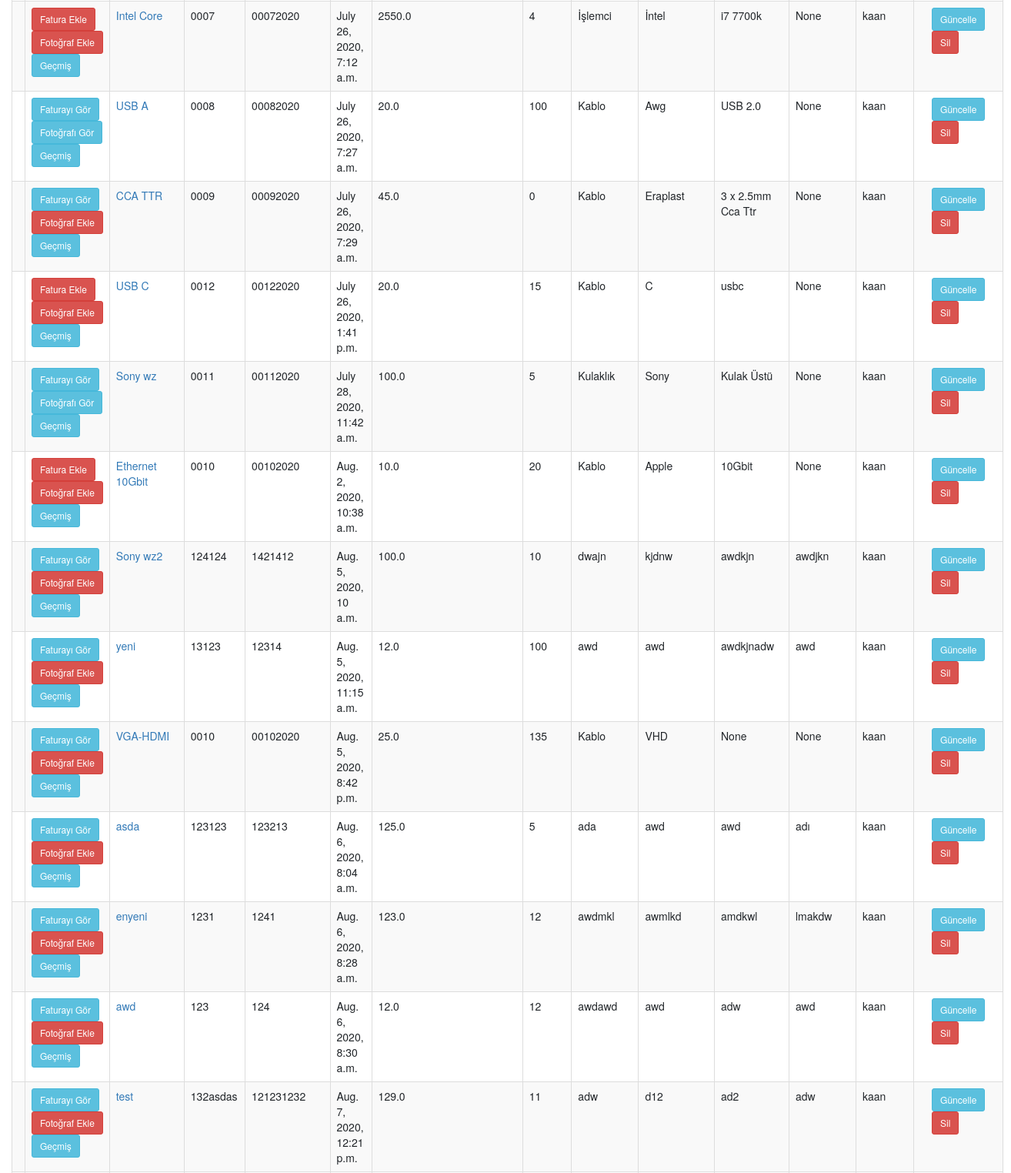
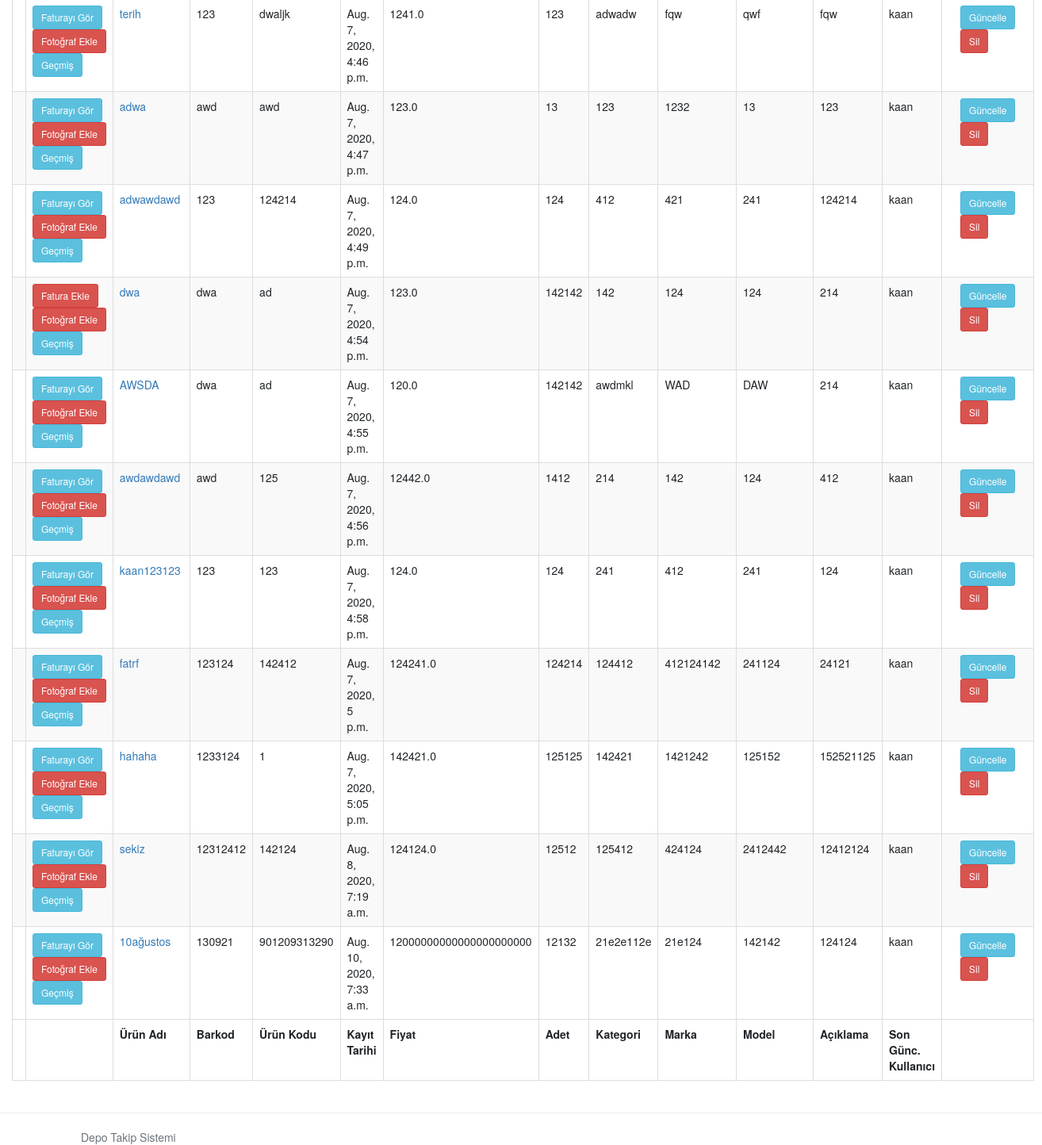
The page /products/ (signed in, lower part) on the database as committed earlier (2 pictures, top to bottom).
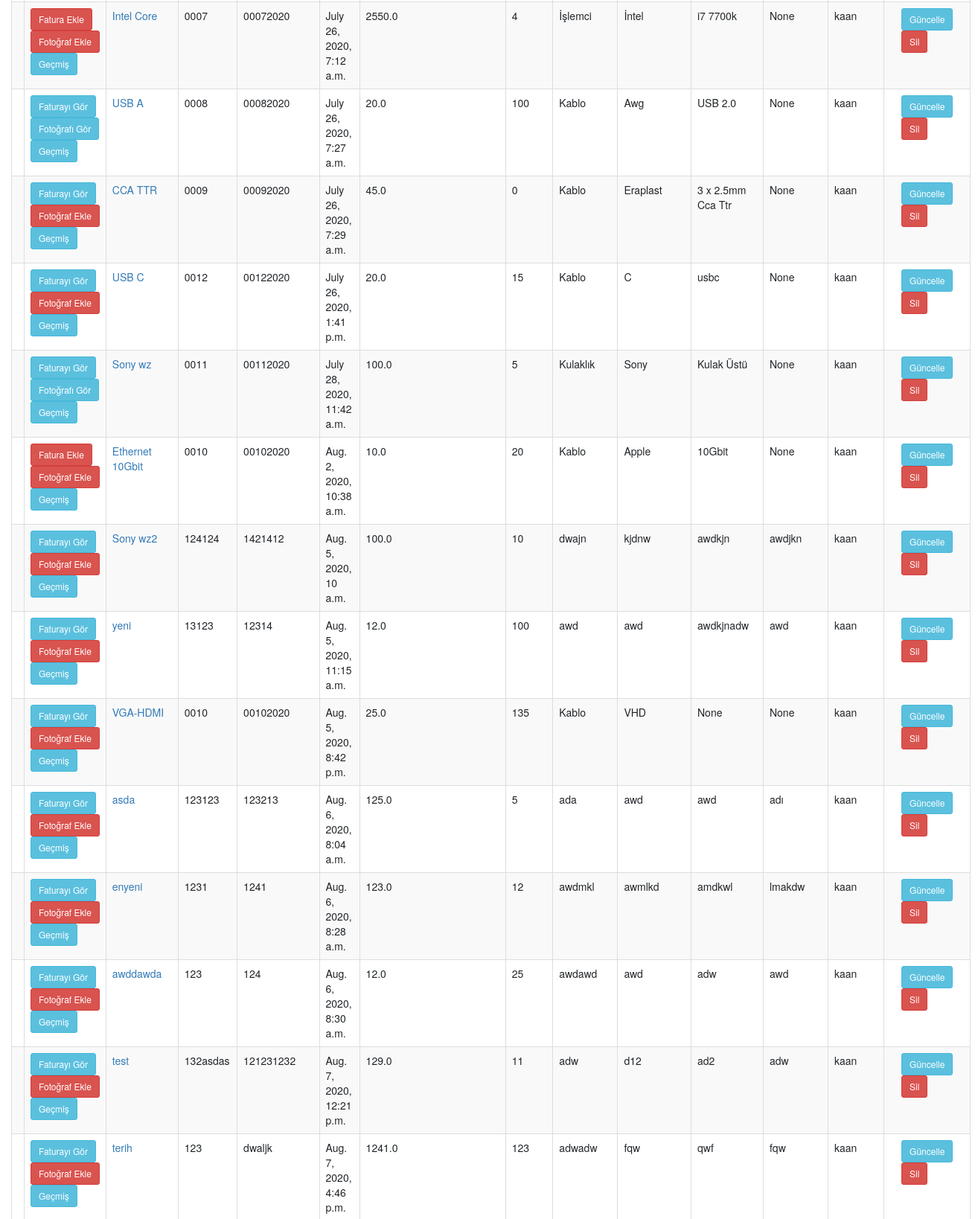
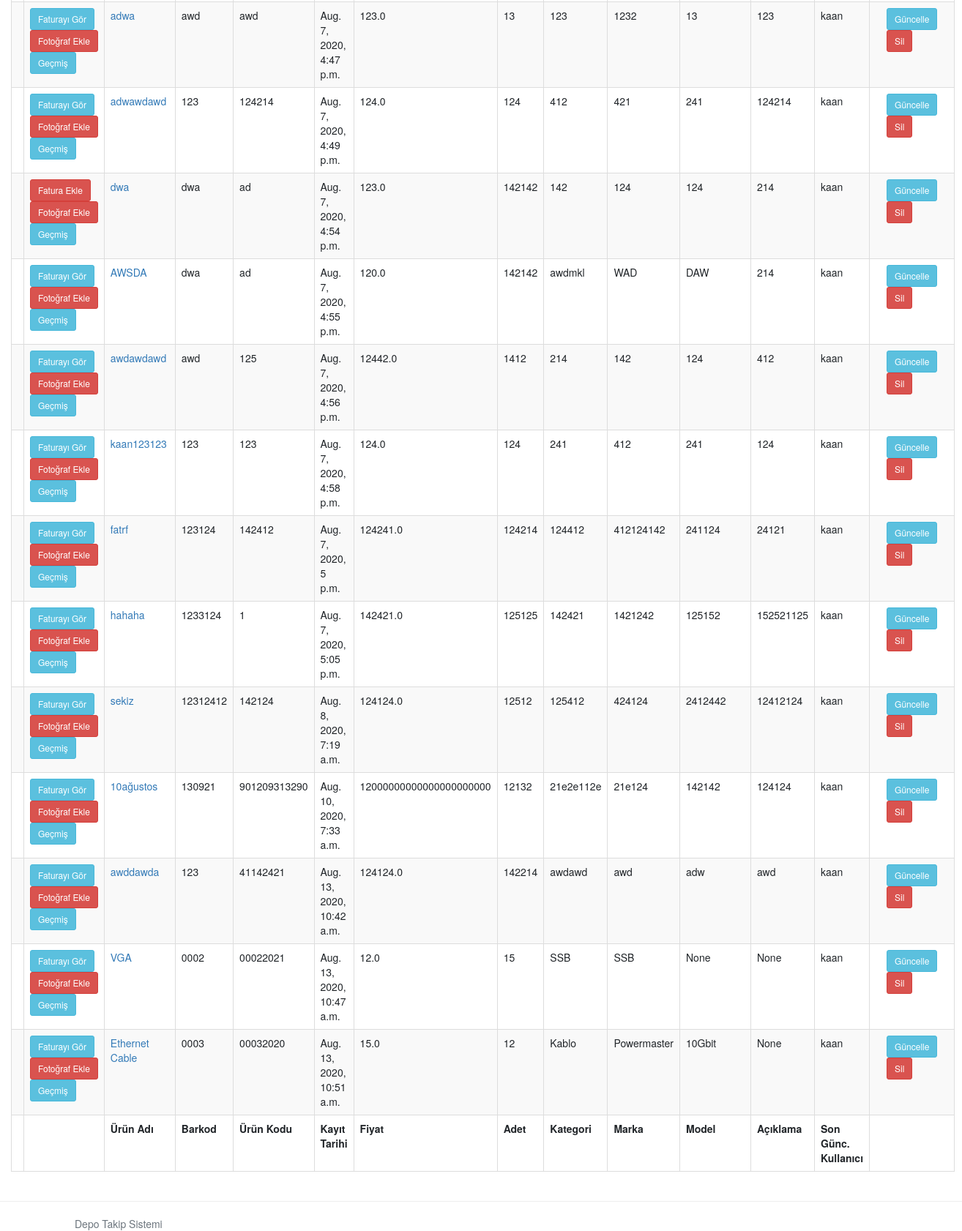
The same page on the database as committed later (2 pictures, top to bottom).
### accounts/models.py (models this page shows, shortened)
class Product(models.Model):
    name = models.CharField(max_length=200)
    barcode = models.CharField(max_length=48)
    code = models.CharField(max_length=255)
    criticalStock = models.BooleanField(default=False) #kritik stok
    criticalStockAmt = models.IntegerField(null=True, blank=True)
    photo = models.ImageField(blank=True, null=True)
    vendor = models.CharField(max_length=200) #alınan firma
    dateBought = models.DateField(null=True) #satın alınan tarih
    regDate = models.DateTimeField( auto_now_add=True, null=True ) #ürünün kayıt edildiği tarih
    price = models.FloatField() #ürünün fiyatı
    amount = models.IntegerField() #ürünün adeti
    category = models.CharField(max_length=200) #ürünün kategorisi
    brand = models.CharField(max_length = 200) #ürünün markası
    model = models.CharField(max_length = 200, blank=True, null=True)
    description = models.CharField(max_length = 400, blank=True, null=True) #açıklama
    editor = models.CharField(max_length = 200) #ürünü kaydeden/silen kullanıcı
    invoice = models.OneToOneField('Invoice', on_delete=models.CASCADE, related_name="fatura", null=True, blank=True )
    history = HistoricalRecords(
        history_change_reason_field=models.TextField(null=True, max_length=255)
    )

### accounts/views.py (the view)
# urls.py: path('products/', views.products, name='products'),
@login_required(login_url='login')
def products(request):
    products = Product.objects.all()
    myFilter = ProductFilter(request.GET, queryset=products)
    products = myFilter.qs
    context = {'products': products,
    'myFilter': myFilter }
    return render( request, 'accounts/products-new.html', context )

### accounts/templates/accounts/products-new.html (shortened to what this page needs)
{%  extends 'accounts/main.html' %}
{% block content %}
<link rel="stylesheet" href="https://cdn.datatables.net/1.10.21/css/dataTables.bootstrap.min.css">
<link rel="stylesheet" href="https://maxcdn.bootstrapcdn.com/bootstrap/3.3.7/css/bootstrap.min.css">
    <table id="products" class="table table-striped table-bordered" cellspacing="0" width="100%">
      <tbody>
          {% for product in products %}
              <tr>
                  <td></td>
                  <div class="col-sm-2 buttons-alignment">
                      <td>
                          {% if product.invoice is not Null %}
                              <a class="btn btn-sm btn-info" href="{% url 'invoice-path' product.invoice.id %}">Faturayı Gör</a>
                          {% else %}
                              <a class="btn btn-sm btn-danger" href="{% url 'addInvoice' product.id %}">Fatura Ekle</a>
                          {% endif %}
                          {% if product.photo %}
                             <a class="btn btn-sm btn-info" href="{{ product.photo.url }}">Fotoğrafı Gör</a>
                          {% else %}
                             <a class="btn btn-sm btn-danger" href="{% url 'updateProduct' product.id %}">Fotoğraf Ekle</a>
                          {% endif %}
                          <a class="btn btn-sm btn-info" href="{% url 'history-path' product.id %}">Geçmiş</a>
                      </td>
                  </div>
                  <td>
                      <a href="{% url 'productPage' product.id %}">{{ product.name }}</a>
                  </td>
                  <td>{{ product.barcode }}</td>
                  <td>{{ product.code }}</td>
                  <td>{{ product.regDate }}</td>
                  <td>{{ product.price }}</td>
                  <td>{{ product.amount }}</td>
                  <td>{{ product.category }}</td>
                  <td>{{ product.brand }}</td>
                  <td>{{ product.model }}</td>
                  <td>{{ product.description }}</td>
                  <td>{{ product.editor }}</td>
                  <td>
                      <div class="col-sm-2 buttons-alignment">
                          <a class="btn btn-sm btn-info" href="{% url 'updateProduct' product.id %}">Güncelle</a>
                          <a class="btn btn-sm btn-danger" href="{% url 'deleteProduct' product.id %}">Sil</a>
                      </div>
                  </td>
              </tr>
          {% endfor %}
      </tbody>
      <tfoot>
        <tr>
          <th>
          </th>
          <th>
          </th>
          <th>Ürün Adı
          </th>
          <th>Barkod
          </th>
          <th>Ürün Kodu
          </th>
          <th>Kayıt Tarihi
          </th>
          <th>Fiyat
          </th>
          <th>Adet
          </th>
          <th>Kategori
          </th>
          <th>Marka
          </th>
          <th>Model
          </th>
          <th>Açıklama
          </th>
          <th>Son Günc. Kullanıcı
          </th>
        </tr>
      </tfoot>
    </table>
{% endblock content %}

### accounts/templates/accounts/main.html (shortened to what this page needs)
{% load static %}
<!DOCTYPE html>
<html>
<head>
	<link rel="stylesheet" href="https://stackpath.bootstrapcdn.com/bootstrap/4.3.1/css/bootstrap.min.css">
	<link rel="stylesheet" type="text/css" href="{% static '/css/main.css' %}">
</head>
<body>
	<div class="container-fluid">
	{% block content %}
	{% endblock %}
    </div>
	<hr>
	<footer class="footer">
		<div class="container">
			<span class="text-muted">Depo Takip Sistemi</span>
	</footer>
</body>
</html>

### accounts/templates/accounts/navbar.html (shortened to what this page needs)
{% load static %}

### static/css/main.css (style rules this page uses)
body { background-color: #ebeff5; }

Rows that differ between the two databases and show on the page:
changed Product "USB C": invoice_id "Fatura Ekle" → "Faturayı Gör"
changed Product "Aug. 6, 2020, 8:30 a.m.": name "awd" → "awddawda"; amount "12" → "25"
added Product: shows "Faturayı Gör", photo "Fotoğraf Ekle", name "awddawda", barcode "123", code "41142421", regDate "Aug. 13, 2020, 10:42 a.m.", price "124124.0", amount "142214", category "awdawd", brand "awd", model "adw", description "awd", editor "kaan"
added Product: shows "Faturayı Gör", photo "Fotoğraf Ekle", name "VGA", barcode "0002", code "00022021", regDate "Aug. 13, 2020, 10:47 a.m.", price "12.0", amount "15", category "SSB", brand "SSB", model "None", description "None", editor "kaan"
added Product: shows "Faturayı Gör", photo "Fotoğraf Ekle", name "Ethernet Cable", barcode "0003", code "00032020", regDate "Aug. 13, 2020, 10:51 a.m.", price "15.0", amount "12", category "Kablo", brand "Powermaster", model "10Gbit", description "None", editor "kaan"
